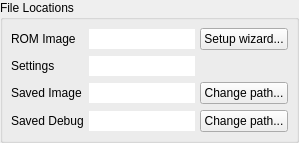
         <widget class="QGroupBox" name="romgroup">
          <property name="title">
           <string>File Locations</string>
          </property>
          <layout class="QGridLayout" name="gridLayout_9">
           <property name="leftMargin">
            <number>8</number>
           </property>
           <property name="topMargin">
            <number>8</number>
           </property>
           <property name="rightMargin">
            <number>8</number>
           </property>
           <property name="bottomMargin">
            <number>8</number>
           </property>
           <property name="horizontalSpacing">
            <number>5</number>
           </property>
           <item row="4" column="2">
            <widget class="QPushButton" name="buttonChangeSavedImagePath">
             <property name="sizePolicy">
              <sizepolicy hsizetype="Preferred" vsizetype="Maximum">
               <horstretch>0</horstretch>
               <verstretch>0</verstretch>
              </sizepolicy>
             </property>
             <property name="minimumSize">
              <size>
               <width>0</width>
               <height>0</height>
              </size>
             </property>
             <property name="text">
              <string>Change path...</string>
             </property>
             <property name="flat">
              <bool>false</bool>
             </property>
            </widget>
           </item>
           <item row="5" column="0">
            <widget class="QLabel" name="label_15">
             <property name="text">
              <string>Saved Debug</string>
             </property>
            </widget>
           </item>
           <item row="4" column="0">
            <widget class="QLabel" name="label_6">
             <property name="text">
              <string>Saved Image</string>
             </property>
            </widget>
           </item>
           <item row="4" column="1">
            <widget class="QLineEdit" name="savedImagePath">
             <property name="frame">
              <bool>false</bool>
             </property>
             <property name="readOnly">
              <bool>true</bool>
             </property>
            </widget>
           </item>
           <item row="5" column="2">
            <widget class="QPushButton" name="buttonChangeSavedDebugPath">
             <property name="sizePolicy">
              <sizepolicy hsizetype="Preferred" vsizetype="Maximum">
               <horstretch>0</horstretch>
               <verstretch>0</verstretch>
              </sizepolicy>
             </property>
             <property name="minimumSize">
              <size>
               <width>0</width>
               <height>0</height>
              </size>
             </property>
             <property name="text">
              <string>Change path...</string>
             </property>
             <property name="flat">
              <bool>false</bool>
             </property>
            </widget>
           </item>
           <item row="5" column="1">
            <widget class="QLineEdit" name="savedDebugPath">
             <property name="frame">
              <bool>false</bool>
             </property>
             <property name="readOnly">
              <bool>true</bool>
             </property>
            </widget>
           </item>
           <item row="1" column="1">
            <widget class="QLineEdit" name="settingsPath">
             <property name="enabled">
              <bool>true</bool>
             </property>
             <property name="frame">
              <bool>false</bool>
             </property>
             <property name="readOnly">
              <bool>true</bool>
             </property>
            </widget>
           </item>
           <item row="1" column="0">
            <widget class="QLabel" name="label_16">
             <property name="text">
              <string>Settings</string>
             </property>
            </widget>
           </item>
           <item row="0" column="0">
            <widget class="QLabel" name="label">
             <property name="text">
              <string>ROM Image</string>
             </property>
            </widget>
           </item>
           <item row="0" column="1">
            <widget class="QLineEdit" name="rompathView">
             <property name="frame">
              <bool>false</bool>
             </property>
             <property name="readOnly">
              <bool>true</bool>
             </property>
            </widget>
           </item>
           <item row="0" column="2">
            <widget class="QPushButton" name="buttonRunSetup">
             <property name="sizePolicy">
              <sizepolicy hsizetype="Preferred" vsizetype="Maximum">
               <horstretch>0</horstretch>
               <verstretch>0</verstretch>
              </sizepolicy>
             </property>
             <property name="minimumSize">
              <size>
               <width>0</width>
               <height>0</height>
              </size>
             </property>
             <property name="text">
              <string>Setup wizard...</string>
             </property>
             <property name="flat">
              <bool>false</bool>
             </property>
            </widget>
           </item>
          </layout>
         </widget>
